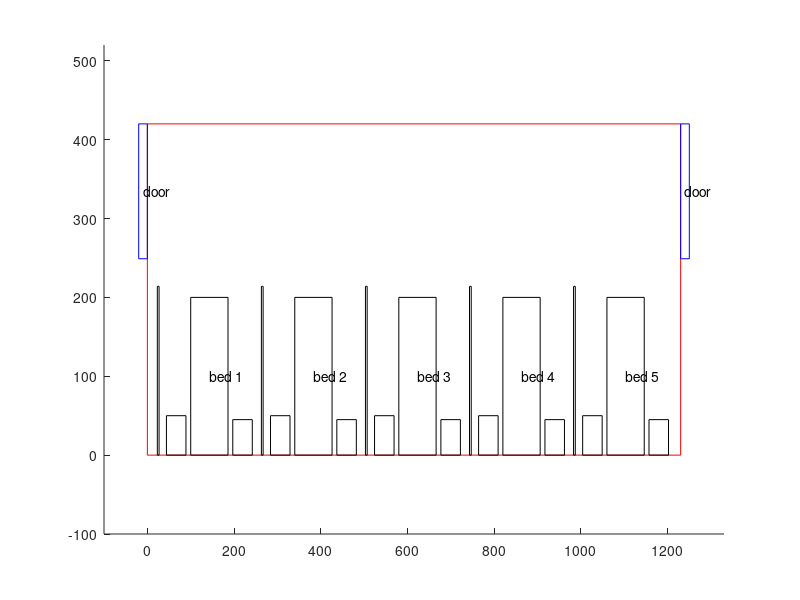

Reproduce this figure in MATLAB.
scale = 100;

limits = 	scale .* [0 0 12.3 4.2];
leftDoor = 	scale .* [-.2 2.49 .2 1.71];
righttDoor = 	scale .* [12.3 2.49 .2 1.71];

wall =		scale .* [.23 0 .04 2.14];
equipment =	scale .* [.44 0 .45 .5];
bed =		scale .* [1 0 .86 2];
serum = 	scale .* [1.97 0 .45 .45];

wall2  = [wall(1) + scale * 2.4, wall(2:4)];
equipment2  = [equipment(1) + scale * 2.4, equipment(2:4)];
bed2  = [bed(1) + scale * 2.4, bed(2:4)];
serum2  = [serum(1) + scale * 2.4, serum(2:4)];

wall3  = [wall(1) + scale * 2.4 * 2, wall(2:4)];
equipment3  = [equipment(1) + scale * 2.4 * 2, equipment(2:4)];
bed3  = [bed(1) + scale * 2.4 * 2, bed(2:4)];
serum3  = [serum(1) + scale * 2.4 * 2, serum(2:4)];

wall4  = [wall(1) + scale * 2.4 * 3, wall(2:4)];
equipment4  = [equipment(1) + scale * 2.4 * 3, equipment(2:4)];
bed4  = [bed(1) + scale * 2.4 * 3, bed(2:4)];
serum4  = [serum(1) + scale * 2.4 * 3, serum(2:4)];

wall5  = [wall(1) + scale * 2.4 * 4, wall(2:4)];
equipment5  = [equipment(1) + scale * 2.4 * 4, equipment(2:4)];
bed5  = [bed(1) + scale * 2.4 * 4, bed(2:4)];
serum5  = [serum(1) + scale * 2.4 * 4, serum(2:4)];

axis([-1 * scale, limits(3) + 1*scale, -1*scale, limits(4) + 1*scale]); 

rectangle('Position', limits, 'EdgeColor', 'red'); 
rectangle('Position', leftDoor, 'EdgeColor', 'blue');
rectangle('Position', righttDoor, 'EdgeColor', 'blue');
rectangle('Position', wall);	  
rectangle('Position', equipment);
rectangle('Position', bed);  
rectangle('Position', serum);
rectangle('Position', wall2);
rectangle('Position', equipment2);
rectangle('Position', bed2);
rectangle('Position', serum2);
rectangle('Position', wall3);
rectangle('Position', equipment3);
rectangle('Position', bed3);
rectangle('Position', serum3);
rectangle('Position', wall4);
rectangle('Position', equipment4);
rectangle('Position', bed4);
rectangle('Position', serum4);
rectangle('Position', wall5);
rectangle('Position', equipment5);
rectangle('Position', bed5);
rectangle('Position', serum5);

putText = @(furniture, label) text(furniture(1)+furniture(3)/2, furniture(2)+furniture(4)/2, label);

putText(leftDoor, 'door');
putText(righttDoor, 'door');
putText(bed, 'bed 1');
putText(bed2, 'bed 2');
putText(bed3, 'bed 3');
putText(bed4, 'bed 4');
putText(bed5, 'bed 5');

hold off;
